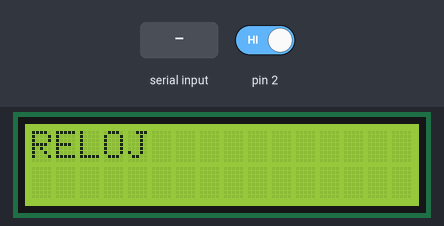
The sketch below on a simulated Arduino Uno, built with avr-gcc and run on an emulated ATmega328P. On the bench: 16×2 character LCD. The inputs (shaded band) are chosen by the test bench; at power-on: pin 2 HIGH. EEPROM starts erased; what the sketch prints to the serial monitor is not drawn.

Above: at 0.1 s.
At 1.6 s:
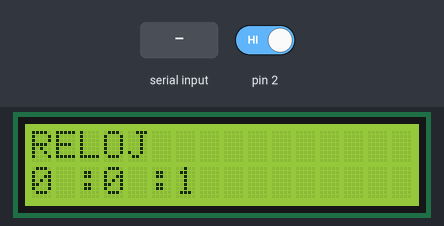
1.7 s: pin 2 driven LOW
At 2.4 s:
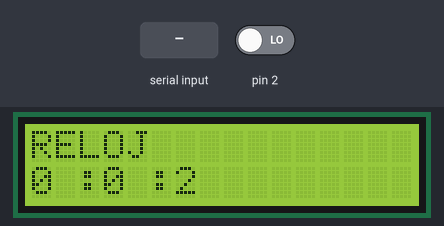
3.2 s: "90,45,200\n" received over Serial
6.2 s: "1,90,45\n" received over Serial
Timing chart, 0 to 9.2 s (numbered marks = the images above; inputs shaded):
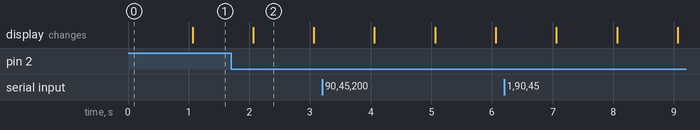

The sketch:

Deber_N6_Reloj_EEPROM.ino
```cpp
#include <LiquidCrystal.h>
#include <MsTimer2.h>
#include <EEPROM.h>
/*                    Universidad Tecnica del Norte
 *                     FICA -CIERCOM
 *                     Alejandro Ortega
 *                     Estimados estudiantes: Realice un sistema reloj con alarma almacenada en la EEPROM.
 *
*/
int segundos=0;
int minutos=0;
int horas=0;
int i,j,k;
int h,m,s;
int tam;


String CX;

LiquidCrystal lcd(13,12,11,10,9,8);


void setup() {
Serial.begin(9600);
lcd.begin(16,2);
attachInterrupt(0,apagar,FALLING);
MsTimer2::set(1000,reloj);
MsTimer2::start();
i=EEPROM.read(1);
j=EEPROM.read(2);
h=EEPROM.read(3);
  lcd.setCursor(0,0);
  lcd.print("RELOJ");
   Serial.print("Alarma:");
   Serial.print(EEPROM.read(1));
   Serial.print(":");
   Serial.print(EEPROM.read(2));
   Serial.print(":");
   Serial.println(EEPROM.read(3));

  Serial.println(" ");
  Serial.println("Ingrese la Hora para la alarma con el formato HH:MM:SS");
  Serial.println("Ejemplo: 15:30:00");


  }

void loop() {

//Guardar Alarma-----------------------------------
  if(Serial.available()>0){
  CX=Serial.readString();
  tam=CX.length();
  if(tam==8){
    h=CX.substring(0,2).toInt();
    m=CX.substring(3,5).toInt();
    s=CX.substring(6,8).toInt();


    if((h<=24 and h>=0)and(m<=60 and m>=0)and(s<=60 and h>=0)){

      Serial.println("alarma guardada");
   Serial.println(" ");
   Serial.print(h);
   Serial.print(":");
   Serial.print(m);
   Serial.print(":");
   Serial.println(s);
       EEPROM.write(1,h);
       EEPROM.write(2,m);
       EEPROM.write(3,s);
      }
         else{

  Serial.println("ERROR");
  Serial.println("Ingrese la Hora para la alarma con el formato HH:MM:SS");
  Serial.println("Ejemplo: 15:30:00");
              }
    }
  else{
    Serial.println("ERROR");
  Serial.println("Ingrese la Hora para la alarma con el formato HH:MM:SS");
  Serial.println("Ejemplo: 15:30:00");
    }
  }


}

void reloj(){
  segundos++;
   actualizar();

  lcd.setCursor(0,1);
  lcd.print(horas);
  lcd.setCursor(2,1);
  lcd.print(":");
  lcd.setCursor(3,1);
  lcd.print(minutos);
  lcd.setCursor(5,1);
  lcd.print(":");
  lcd.setCursor(6,1);
  lcd.print(segundos);


//Validar Alarma--------------------------------------
    if((h==horas)and(m==minutos)and(s==segundos)){
    Serial.println("Sonando");
    tone(2, 600, 2000);
      }}


void actualizar(){
  minutos+=segundos/60;
  if (minutos==60){
    minutos=0;
    }
  horas+=minutos/60;
  if (horas==24){
    horas=0;
    }
  if (segundos==60){
    segundos=0;
    }
  }

  void apagar(){
    Serial.println("Sonando");
    noTone(2);

    }
```

Measured:
- what the display in image 2 shows lasts 1.0 s, from 2.1 s to 3.1 s
